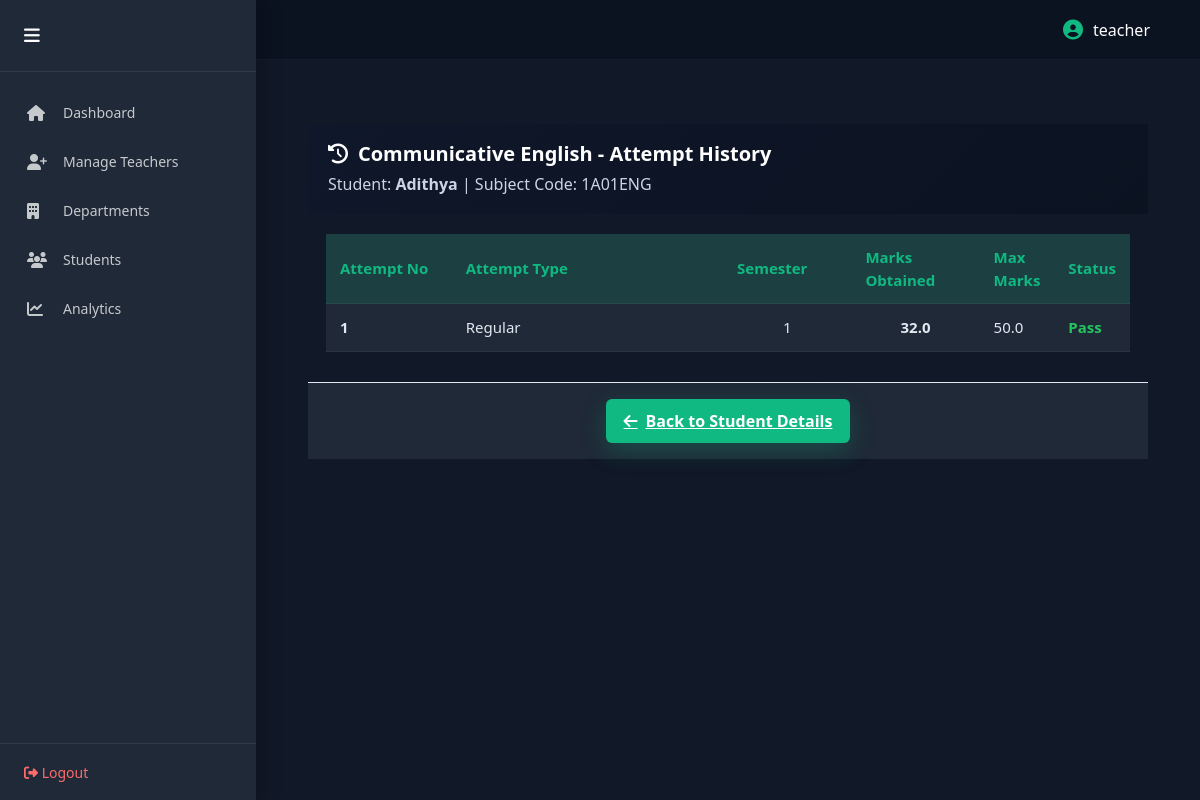
The page /student/4/subject/1/attempts/ (signed in) on the database its author committed.
### results/models.py (models this page shows, shortened)
class Subject(models.Model):
    TYPE_CHOICES = [
        ("CORE", "Core"),
        ("ELECTIVE", "Elective"),
    ]
    name = models.CharField(max_length=100)
    code = models.CharField(max_length=20)
    semester_number = models.IntegerField(default=1)
    credits = models.FloatField(default=3.0)
    max_marks = models.PositiveIntegerField(default=50)
    syllabus = models.ForeignKey(
        Syllabus,
        on_delete=models.CASCADE,
        null=True,
        blank=True
    )
    course_ref = models.ForeignKey(
        Course,
        on_delete=models.SET_NULL,
        null=True,
        blank=True,
        related_name="subjects"
    )
    subject_type = models.CharField(
    max_length=10,
    choices=[("CORE", "Core"), ("ELECTIVE", "Elective")],
    default="CORE"
)
    elective_group = models.CharField(
    max_length=50,
    blank=True,
    null=True
)

class Student(models.Model):
    GENDER_CHOICES = [
        ('M', 'Male'),
        ('F', 'Female'),
        ('O', 'Other'),
    ]
    CASTE_CHOICES = [
        ('GEN', 'General'),
        ('OBC', 'OBC'),
        ('SC', 'SC'),
        ('ST', 'ST'),
        ('OTHER', 'Other'),
    ]
    RELIGION_CHOICES = [
        ('HINDU', 'Hindu'),
        ('MUSLIM', 'Muslim'),
        ('CHRISTIAN', 'Christian'),
        ('SIKH', 'Sikh'),
        ('BUDDHIST', 'Buddhist'),
        ('JAIN', 'Jain'),
        ('OTHER', 'Other'),
    ]
    reg_no = models.CharField(max_length=20, unique=True)
    name = models.CharField(max_length=100)
    dob = models.DateField()
    course = models.CharField(max_length=100, default="B.Sc Computer Science")
    semester = models.IntegerField(default=1)
    gender = models.CharField(max_length=1, choices=GENDER_CHOICES)
    caste = models.CharField(max_length=10, choices=CASTE_CHOICES)
    religion = models.CharField(max_length=20, choices=RELIGION_CHOICES)
    syllabus = models.ForeignKey(Syllabus, on_delete=models.PROTECT, null=True, blank=True)
    address = models.TextField()
    pin_code = models.CharField(max_length=6)
    academic_year = models.CharField(max_length=20, default="2024-25")
    photo = models.ImageField(upload_to="students/", blank=True, null=True)
    department = models.ForeignKey(
        Department,
        on_delete=models.PROTECT,
        null=True,
        blank=True)
    course = models.CharField(max_length=100, default="B.Sc Computer Science")
    course_ref = models.ForeignKey(
        Course,
        on_delete=models.SET_NULL,
        null=True,
        blank=True,
        related_name="students"
    )

class Mark(models.Model):
    semester = models.ForeignKey("Semester", on_delete=models.CASCADE, related_name="marks")
    subject = models.ForeignKey("Subject", on_delete=models.CASCADE)
    marks_obtained = models.FloatField()
    max_marks = models.FloatField(default=50)
    attempt_type = models.CharField(
        max_length=20,
        choices=[
            ("Regular", "Regular"),
            ("Supply/Improvement", "Supply/Improvement"),
        ],
        default="Regular",
    )
    attempt_no = models.IntegerField(default=1)

class Semester(models.Model):
    number = models.IntegerField()
    student = models.ForeignKey(Student, on_delete=models.CASCADE, related_name="semesters")

### results/views.py (the view)
# urls.py: path("student/<int:student_id>/subject/<int:subject_id>/attempts/", views.subject_attempt_history, name="subject_attempt_history"),
@login_required(login_url='teacher_login')
@user_passes_test(lambda u: u.is_staff or u.is_superuser)
def subject_attempt_history(request, student_id, subject_id):
    student = get_object_or_404(Student, id=student_id)
    subject = get_object_or_404(Subject, id=subject_id)
    if not request.user.is_superuser:
        if student.department != request.user.teacher.department:
            return redirect("teacher_dashboard")
    attempts = (
        Mark.objects.filter(semester__student=student, subject=subject)
        .select_related("semester", "subject")
        .order_by("attempt_no")
    )
    for mark in attempts:
        try:
            mark.passed = (mark.max_marks > 0) and (mark.marks_obtained >= 0.4 * mark.max_marks)
        except Exception:
            mark.passed = False
    return render(request, "subject_attempt_history.html", {
        "student": student,
        "subject": subject,
        "attempts": attempts
    })

### results/context_processors.py (called while the page is built)
def role_flags(request):
    return {
        "is_hod_user": request.user.groups.filter(name="HOD").exists()
    }

### templates/subject_attempt_history.html (shortened to what this page needs)
{% extends "base.html" %}
{% load static %}
{% block content %}
<link rel="stylesheet" href="{% static 'css/add_marks_single.css' %}">
<div class="container py-4">
    <div class="form-header">
        <h2><i class="fas fa-history"></i> {{ subject.name }} - Attempt History</h2>
        <p>Student: <strong>{{ student.name }}</strong> | Subject Code: {{ subject.code }}</p>
    </div>
    {% if attempts %}
        <div class="table-responsive">
            <table class="marks-table">
                <thead>
                    <tr>
                        <th>Attempt No</th>
                        <th>Attempt Type</th>
                        <th>Semester</th>
                        <th>Marks Obtained</th>
                        <th>Max Marks</th>
                        <th>Status</th>
                    </tr>
                </thead>
                <tbody>
                    {% for mark in attempts %}
                    <tr>
                        <td>{{ mark.attempt_no }}</td>
                        <td>{{ mark.attempt_type }}</td>
                        <td>{{ mark.semester.number }}</td>
                        <td>{{ mark.marks_obtained }}</td>
                        <td>{{ mark.max_marks }}</td>
                        <td>
                            {% if mark.passed %}
                                <span class="pass">Pass</span>
                            {% else %}
                                <span class="fail">Fail</span>
                            {% endif %}
                        </td>
                    </tr>
                    {% endfor %}
                </tbody>
            </table>
        </div>
    {% else %}
        <p>No attempts recorded for this subject.</p>
    {% endif %}
    <div class="form-actions">
        <a href="{% url 'student_detail' student.id %}" class="btn-primary">
            <i class="fas fa-arrow-left"></i> Back to Student Details
        </a>
    </div>
</div>
{% endblock %}

### templates/base.html (shortened to what this page needs)
{% load static %}
<!DOCTYPE html>
<html lang="en">
<head>
    <link href="https://cdn.jsdelivr.net/npm/bootstrap@5.3.2/dist/css/bootstrap.min.css" rel="stylesheet">
    <link href="https://cdnjs.cloudflare.com/ajax/libs/font-awesome/6.4.2/css/all.min.css" rel="stylesheet">
    <link href="{% static 'css/style.css' %}" rel="stylesheet">
    <link href="{% static 'css/panel.css' %}" rel="stylesheet">
</head>
<body class="
{% if user.is_superuser %}admin-mode
{% elif user.is_staff %}teacher-mode
{% endif %}
">
<div class="dashboard-container">
{% if user.is_authenticated and user.is_staff %}
<aside class="sidebar {% if user.is_superuser %}admin-sidebar{% endif %}" id="sidebar">
    <div class="sidebar-header">
        <button class="sidebar-toggle" id="sidebarToggle">
            <i class="fa-solid fa-bars"></i>
        </button>
    </div>
<nav class="sidebar-nav">
    {% if user.is_superuser %}
        <a href="{% url 'admin_dashboard' %}"
           class="nav-item {% if request.resolver_match.url_name == 'admin_dashboard' %}active{% endif %}">
            <i class="fa-solid fa-house"></i>
            <span>Dashboard</span>
        </a>
        <a href="{% url 'add_teacher' %}"
           class="nav-item {% if request.resolver_match.url_name == 'add_teacher' %}active{% endif %}">
            <i class="fa-solid fa-user-plus"></i>
            <span>Manage Teachers</span>
        </a>
        <a href="{% url 'manage_departments' %}"
           class="nav-item {% if request.resolver_match.url_name == 'manage_departments' %}active{% endif %}">
            <i class="fa-solid fa-building"></i>
            <span>Departments</span>
        </a>
        <a href="{% url 'student_search' %}"
           class="nav-item {% if request.resolver_match.url_name == 'student_search' %}active{% endif %}">
            <i class="fa-solid fa-users"></i>
            <span>Students</span>
        </a>
        <a href="{% url 'admin_department_analysis' %}"
           class="nav-item {% if request.resolver_match.url_name == 'admin_department_analysis' %}active{% endif %}">
            <i class="fa-solid fa-chart-line"></i>
            <span>Analytics</span>
        </a>
    {% endif %}
</nav>
    <div class="sidebar-footer">
        <form method="POST" action="{% url 'logout' %}">
            <button type="submit" class="logout-btn">
                <i class="fa-solid fa-right-from-bracket"></i> Logout
            </button>
        </form>
    </div>
</aside>
{% endif %}
<div class="main-content">
    <nav class="topbar">
        <div class="topbar-right">
            {% if user.is_authenticated %}
            <div class="user-info">
                <i class="fa-solid fa-user-circle"></i>
                <span>{{ user.username }}</span>
            </div>
            {% endif %}
        </div>
    </nav>
    <div class="content-area">
        {% block content %}{% endblock %}
    </div>
</div>
</div>
</body>
</html>

### static/css/style.css (style rules this page uses)
.user-info { color: #ffffff; font-weight: 500; margin-right: 20px; display: flex; align-items: center; }
.user-info i { font-size: 20px; color: #00d9ff; }
.logout-btn { color: #ff6b6b !important; }

### static/css/panel.css (style rules this page uses)
:root { --primary: #0f1c3f; --primary-dark: #0a142e; --primary-light: #1b2a5a; --accent: #3da9fc; --bg-light: #f4f6fb; --text-dark: #1e293b; --text-light: #94a3b8; --border: #e2e8f0; --transition: all 0.3s ease; }
* { margin: 0; padding: 0; box-sizing: border-box; }
body { font-family: 'Segoe UI', sans-serif; background: #111827; }
.dashboard-container { display: flex; min-height: 100vh; }
.sidebar { position: fixed; left: 0; top: 0; height: 100vh; width: 260px; background: var(--primary-dark); color: white; display: flex; flex-direction: column; z-index: 1000; transition: var(--transition); box-shadow: 4px 0 20px rgba(0, 0, 0, 0.25); overflow-y: auto; }
.sidebar-header { padding: 22px 24px; border-bottom: 1px solid rgba(255, 255, 255, 0.08); display: flex; align-items: center; justify-content: space-between; font-weight: 600; }
.sidebar-toggle { background: none; border: none; color: white; font-size: 18px; cursor: pointer; transition: var(--transition); }
.sidebar-nav { flex: 1; padding: 16px 0; }
.nav-item { display: flex; align-items: center; gap: 14px; padding: 14px 24px; color: rgba(255, 255, 255, 0.75); text-decoration: none; transition: var(--transition); font-size: 14px; border-left: 3px solid transparent; }
.nav-item i { font-size: 16px; width: 22px; }
.sidebar-footer { padding: 16px 24px; border-top: 1px solid rgba(255, 255, 255, 0.08); }
.logout-btn { background: none; border: none; color: #ff6b6b; font-size: 14px; cursor: pointer; transition: var(--transition); }
.main-content { flex: 1; margin-left: 260px; transition: var(--transition); display: flex; flex-direction: column; }
.topbar { height: 60px; background: var(--primary); display: flex; align-items: center; justify-content: flex-end; padding: 0 30px; color: white; border-bottom: 1px solid rgba(255, 255, 255, 0.05); }
.user-info { display: flex; align-items: center; gap: 10px; font-weight: 500; }
.user-info i { color: var(--accent); }
.content-area { padding: 40px; flex: 1; }
.sidebar { position: fixed; left: 0; top: 0; width: 256px; height: 100vh; background: var(--primary-dark); transition: width 0.3s ease; overflow: hidden; }
.main-content { margin-left: 256px; transition: margin-left 0.3s ease; }
.sidebar .nav-item span { transition: opacity 0.2s ease; }

### templates/subject_attempt_history.html (style rules this page uses)
.pass { color: #0a8f08; font-weight: bold; }

### rows shown on the page
Subject: name "Communicative English", code "1A01ENG"
Student: name "Adithya"
Mark: attempt_no "1", attempt_type "Regular", semester.number "1", marks_obtained "32.0", max_marks "50.0", shows "Pass"

### other values the page prints
{{ user.username }} "teacher"
